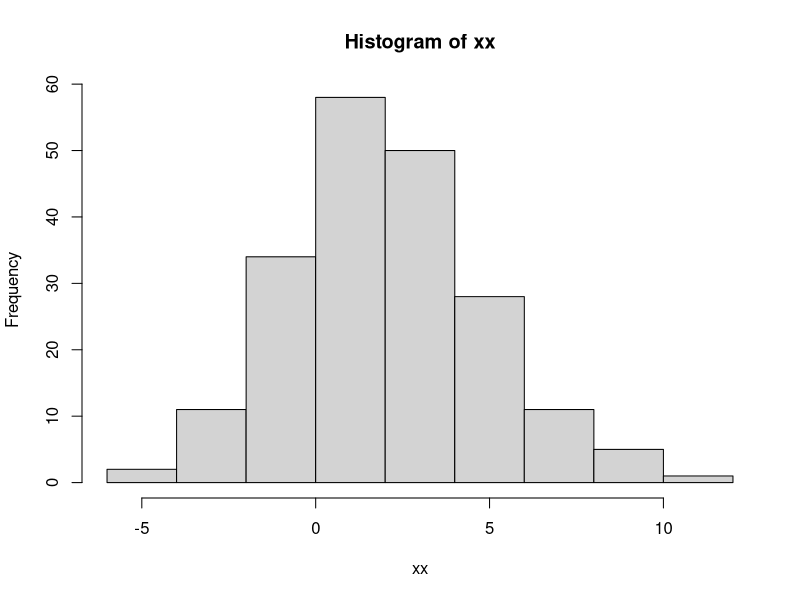

R code for this plot: (Note: this script raises an error after producing the figure.)
ls()
# We are testing ....
x = 1 + 1
y = seq(1, 100)
z = seq(1, 200, 3)
set.seed(123)
xx = rnorm(200, mean = 2, sd =3)
yy = c(1,3,8,6,10)
hist(xx)
?seq
zz = scan()
fivemorethan7 = 5 > 7
fivemorethan7
7 <= 5
zzz = 7 != 7
7 == 7
typeof(zz)
x <- 7
7 -> y
rm(zzz)
rm(xx)

x <- seq(1, 20)
y <- seq(1, 60, 3)
z <- x + y

student <- c("John", "Max", "Terry", "Richard")
student[c(2,3)]
student[2:3]
student[-3]
student[c(-1,-3)]
student[c(2,4)]
score <- c(67, 89, 50, 90)
score[score>=90 & score < 60]
student[score>=90 | score < 60]
mean(score)
summary(score)
read.table("survey_data.csv",header=TRUE, sep=",")
survey <- read.csv("survey_data.csv", header=TRUE)
view(survey)
head(survey, 10)
tail(survey)
str(survey)
summary(survey)
c <- c("pink","blue","green")
barplot(summary(survey$Program),
        col=c("pink","blue","green"),
        main="Distribution of program",
        xlab="program",
        ylab="number of students")
plot(survey$TVhours)
hist(rnorm(300), 
     main="Distribution of TV Hours",
     xlab="Hours", col=c("red","white","blue","white","red"))


survey[["Program"]]
survey$Program
survey[ ,c(1,3)]
sd(survey[survey$Program =="PPM" & survey$OperatingSystem == "Mac OS X", 5])


dataframe[  row , col   ]
subset(survey,
       select=c(OperatingSystem,TVhours),
       subset=OperatingSystem=="Windows")
?subset
survey.new <- transform(survey, TVminute = 60 * TVhours)
table(survey$Program, survey$OperatingSystem)

assignLabel <- function(x) {
  if (x >= 20) {
    label <- "Addicted"
  } else if (x >= 10) {
    label <- "Too much"
  } else if (x >= 5) {
    label <- "OK"
  } else {
    label <- "Too little"
  }
  label
}

sapply(survey$TVhours, FUN=assignLabel)

survey.messy <- read.csv("survey_messy.csv", header=TRUE)
survey.messy.string <- as.character(survey.messy$TVhours)
transform(survey.messy, 
          TVhours=as.numeric(gsub("[^0-9.]","", survey.messy.string)))

index.set = rnorm(10)
for (i in index.set) {
  print(abs(i))
}
?rnorm
fake.data <- matrix(rnorm(100, 5), ncol=5)
colMeans(fake.data)
apply(fake.data, MARGIN=1, FUN=mean)
tapply(survey.new$TVhours, 
       INDEX=survey.new[c("Program","Rexperience")], 
       FUN=mean)

with(survey, tapply(TVhours, 
                   INDEX=list(Program,Rexperience), 
                   FUN=mean))
library(knitr)
kable(with(survey, tapply(TVhours, 
                    INDEX=list(Program,Rexperience), 
                    FUN=mean)), format="markdown")

with(survey, aggregate(TVhours, 
                    by=list(Program,Rexperience), 
                    FUN=mean))

par(mfrow = c(2,3))
hist(survey$TVhours,col="magenta")
barplot(summary(survey$Rexperience), col="pink")
barplot(summary(survey$PriorExp), col="orange")
barplot(summary(survey$OperatingSystem), col="blue")
barplot(summary(survey$Editor), col="yellow")
barplot(summary(survey$Program),
        col=c("pink","blue","green"),
        main="Distribution of program",
        xlab="program",
        ylab="number of students")
par(mfrow = c(1,1))
pie(survey$TVhours, labels = survey$Program)
